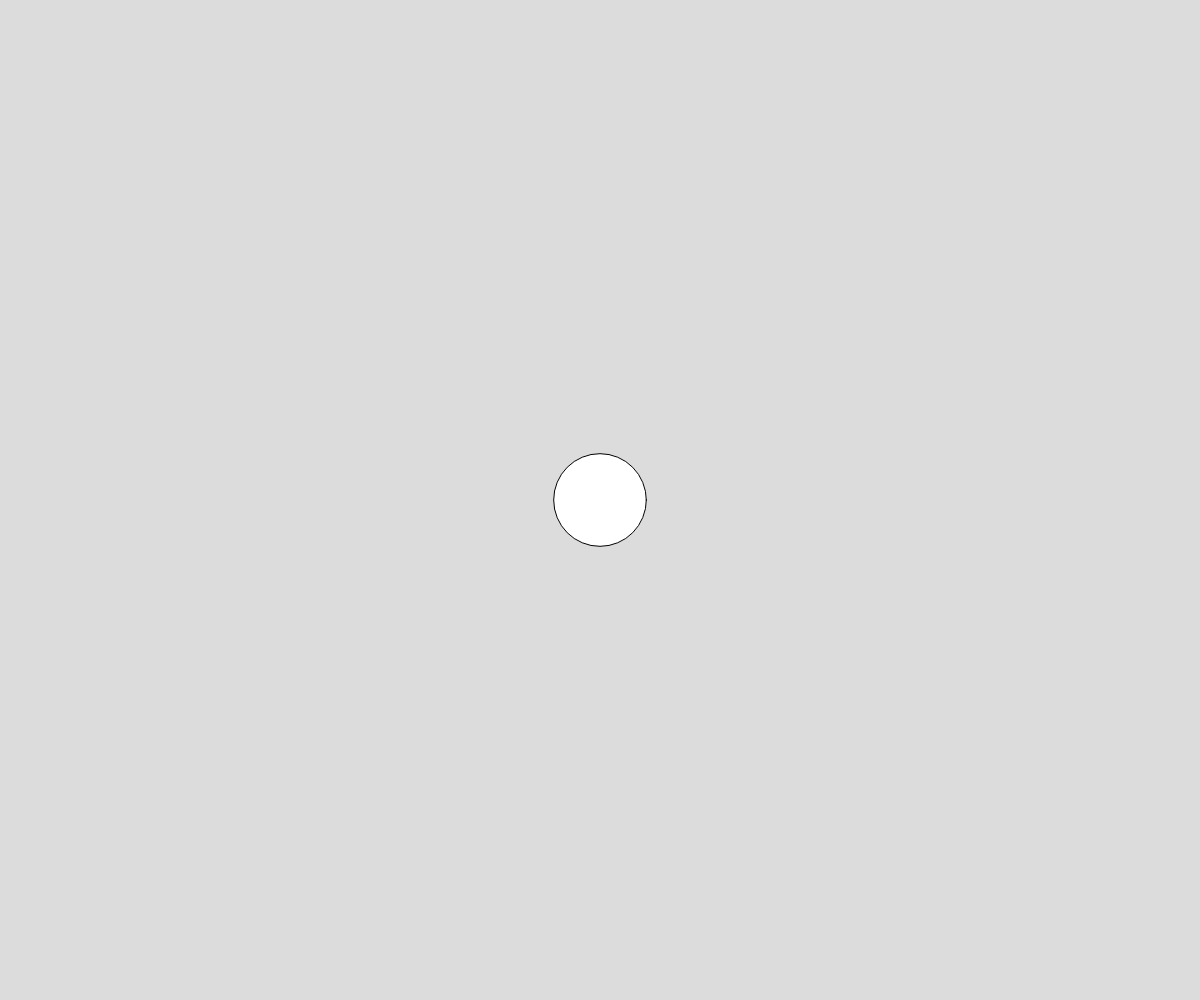
Frame 1 (no input)
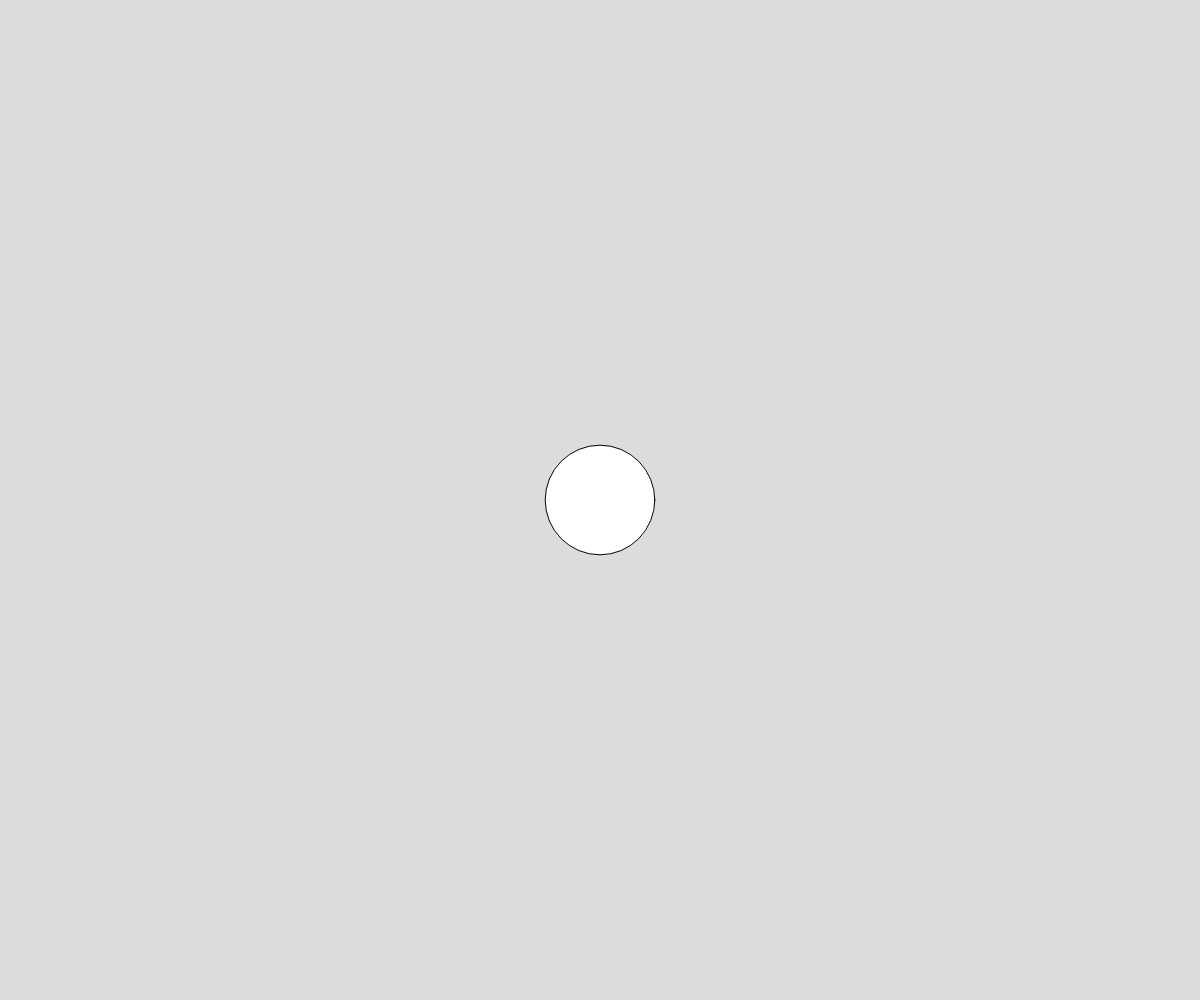
Frame 60 (no input)
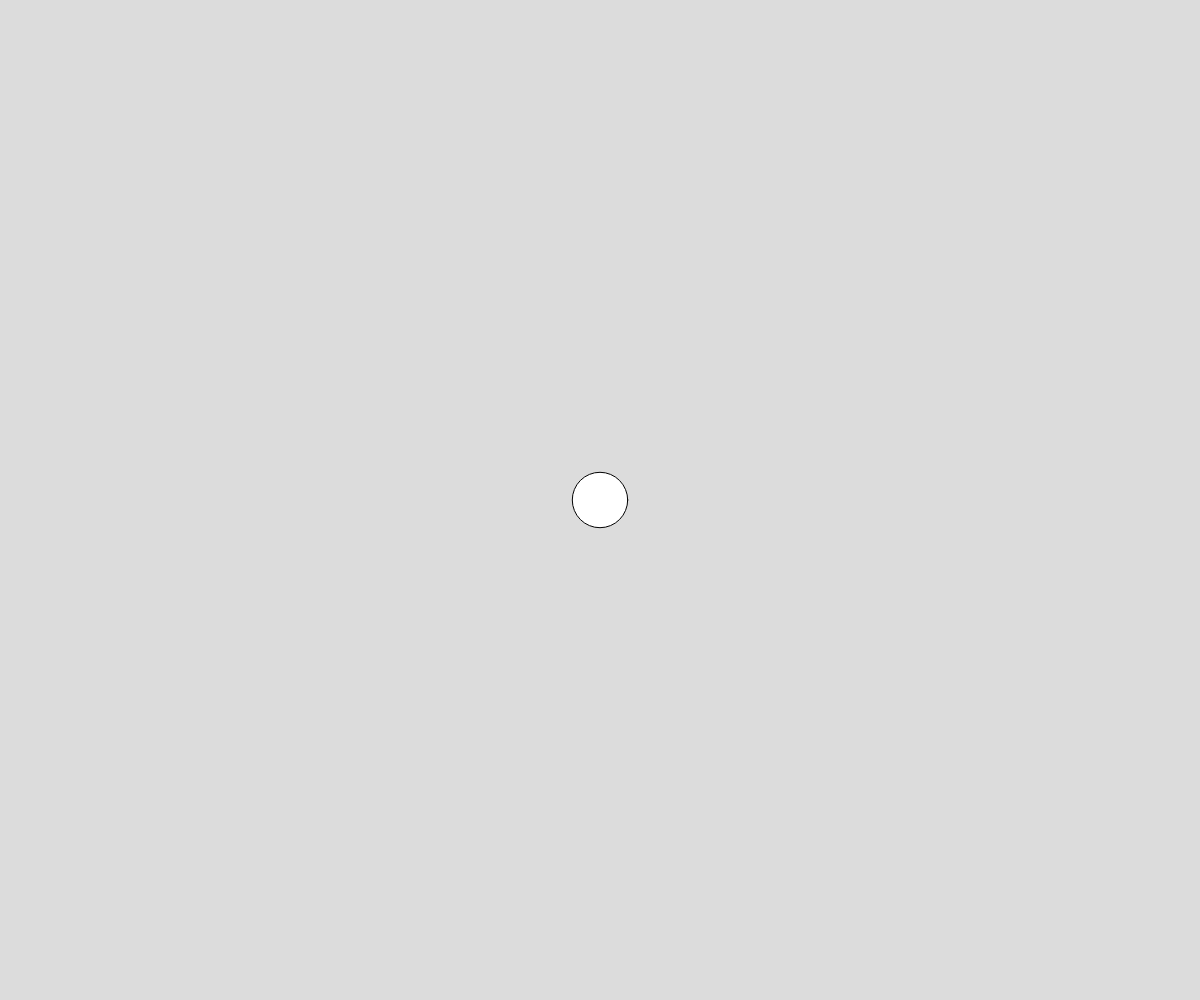
Frame 120 (the mouse pressed at the canvas centre since frame 60)

The p5.js sketch that drew these frames (run headless with seeded random() and noise() and a simulated clock; from frame 60 on, the mouse is pressed at the canvas centre):

// p5.js sketch
// ── sketch.js
// Perlin Noise Demo

let x, y, size;
const MAX_CIRCLE_SIZE = 200;

let sizeTime = 10;
let dT = 0.02;

function setup() {
  createCanvas(windowWidth, windowHeight);
  x = width/2;
  y = height/2;
  size = 50;
}

function draw() {
  background(220);
  drawCircle();
}

function setSize(){
  size = random(10, MAX_CIRCLE_SIZE);
}

function setSizePerlin(){
  size = noise(sizeTime) * MAX_CIRCLE_SIZE;
  sizeTime += dT;
}

function drawCircle(){
  setSizePerlin();
  print(size);
  ellipseMode(CENTER);
  ellipse(x,y,size,size);
}
